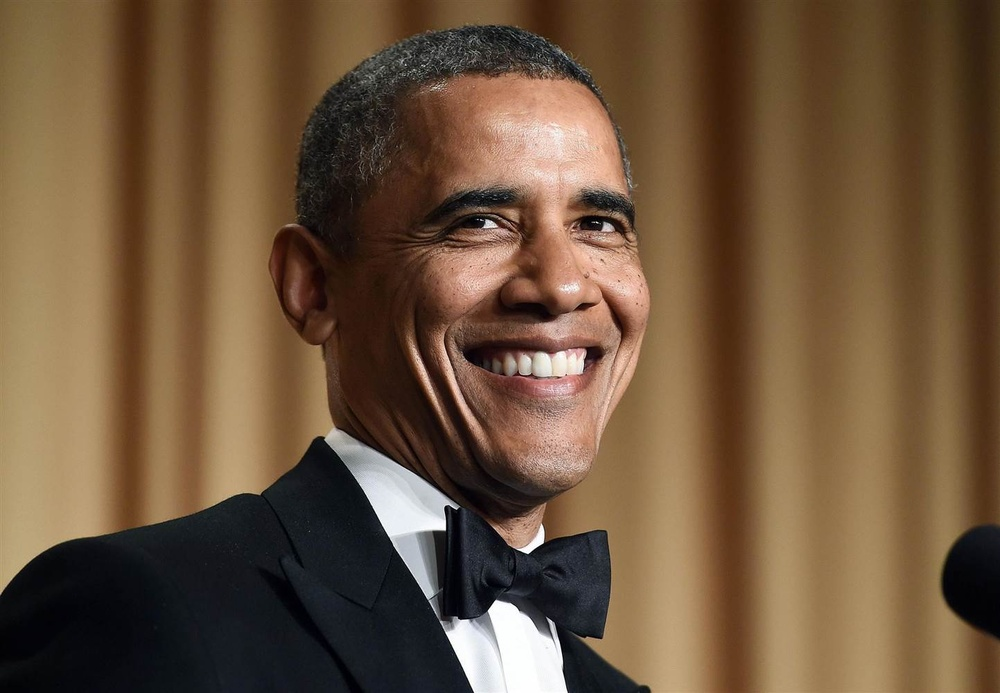
#> input picture obama3.jpg, 1000 x 693 px, shrunk from 1443 x 1000 before the run
$ python -i face_extract.py   (imports and definitions only)
#> lines starting #> are read from the running program, lines starting #| are printed output that depends on the picture
import cv2
import sys
import numpy as np

CASCADE = "D:\\Shahar\\Project A\\part1\\haarcascade_frontalface_default.xml"
FACE_CASCADE = cv2.CascadeClassifier(CASCADE)


def detect_faces(image_path):
    # first part : detect face from image and crop the detected face to new file
#> called with image_path = '../obama3.jpg'
    image = cv2.imread(image_path)
#> image is the input picture: shape (693, 1000, 3); mean B, G, R 60.5, 84.8, 109.4
    image_grey = cv2.cvtColor(image, cv2.COLOR_BGR2GRAY)  # converting image to grey colors
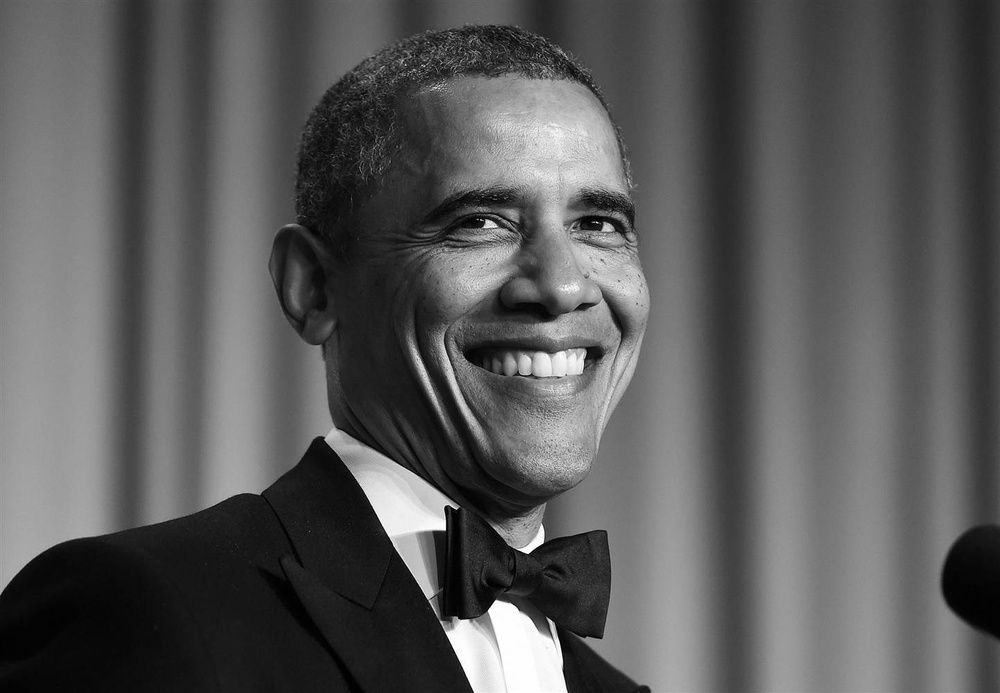
#> image_grey: shape (693, 1000); min 0, max 255, mean 89.4
    faces = FACE_CASCADE.detectMultiScale(image_grey, scaleFactor=1.1, minNeighbors=5, minSize=(25, 25), flags=0)  # find face by haarcascade algorithm
#> faces = [[389, 97, 311, 311]]
    for x, y, w, h in faces:  # crop face from image and convert colors to HSV scale
        sub_img = image[y - 10:y + h + 10, x - 10:x + w + 10]
        sub_image_hsv = cv2.cvtColor(sub_img, cv2.COLOR_RGB2HSV) # convert the face picture to HSV
#> this loop made 1 pass
#> pass 1, in detect_faces, `sub_img = image[y - 10:y + h + 10, x - 10:x + w + 10]`:
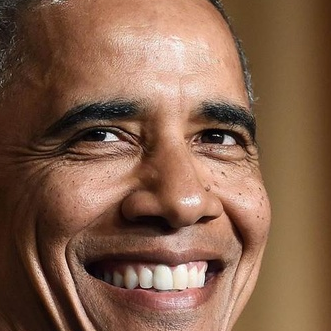
#> sub_img: shape (331, 331, 3); mean B, G, R 75.8, 97.2, 132.7
    # cv2.imwrite('extract.jpg', sub_image_hsv)
    # second part : calculate average colors from the face
    number_of_iteration = 500  # average of 1000 iterations for each face
    tmp_sum = 0
    try:
        height, width = sub_image_hsv.shape[:2]  # extract image dimensions
#> height = 331; width = 331
    except:
        return None
    sample_delta = int((np.maximum(height, width)*0.05))  # adjusting the rectangle sample to the size of the pic (3% from the pic size)
#> sample_delta = 16
    mu_x = round(width/2)
#> mu_x = 166
    mu_y = round(height*1/5)
#> mu_y = 66
    sigma_x = 4
    sigma_y = 4
    for i in range(1, number_of_iteration+1):  # calculate random pixel by gaussian segmentation
        x = np.random.normal(mu_x, sigma_x, 1)  # calculate a random x_pixel
        y = np.random.normal(mu_y, sigma_y, 1)  # calculate a random y_pixel
        pixel_x = int(np.round(x))
        pixel_y = int(np.round(y))
        avg = np.mean(sub_image_hsv[pixel_x-sample_delta:pixel_x + sample_delta, pixel_y-sample_delta:pixel_y + sample_delta]) # calculate the average of rectangle
        tmp_sum = tmp_sum + avg
#> this loop made 500 passes
#> (avg, tmp_sum) on passes 1 to 3: (128.9, 128.9), (128.6, 257.5), (126.7, 384.2)
#> after the loop, tmp_sum = 61500.8
        # cv2.rectangle(sub_image_hsv, (pixel_x - sample_delta, pixel_y - sample_delta),
        #               (pixel_x + sample_delta, pixel_y + sample_delta), (255, 255, 0), 2)
        # cv2.imshow("Faces Found", sub_image_hsv)
        # cv2.waitKey(0)
        # cv2.destroyAllWindows()
    ans = tmp_sum / number_of_iteration
#> ans = 123


    return ans

>>> result = detect_faces('../obama3.jpg')
#> result = 123

$ run again, on obama4.jpg
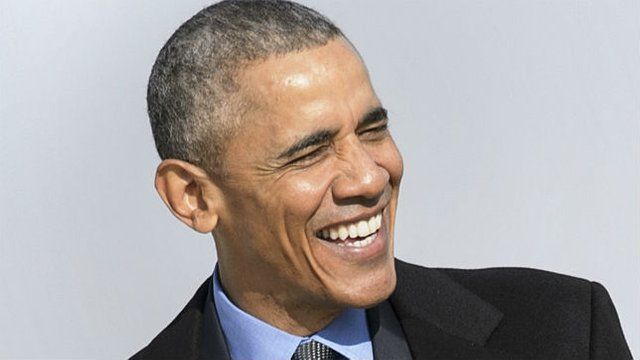
#> input picture obama4.jpg, 640 x 360 px
#> in detect_faces, image is the input picture: shape (360, 640, 3); mean B, G, R 162.3, 164.4, 170
#> in detect_faces, `image_grey = cv2.cvtColor(image, cv2.COLOR_BGR2GRAY)`:
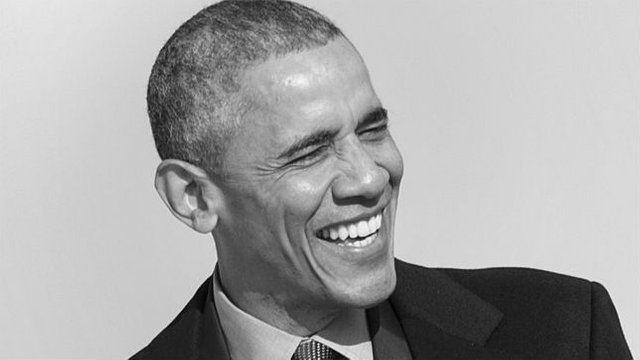
#> image_grey: shape (360, 640); min 0, max 250, mean 165.8
#> faces = ()

$ run again, on obama6.jpg
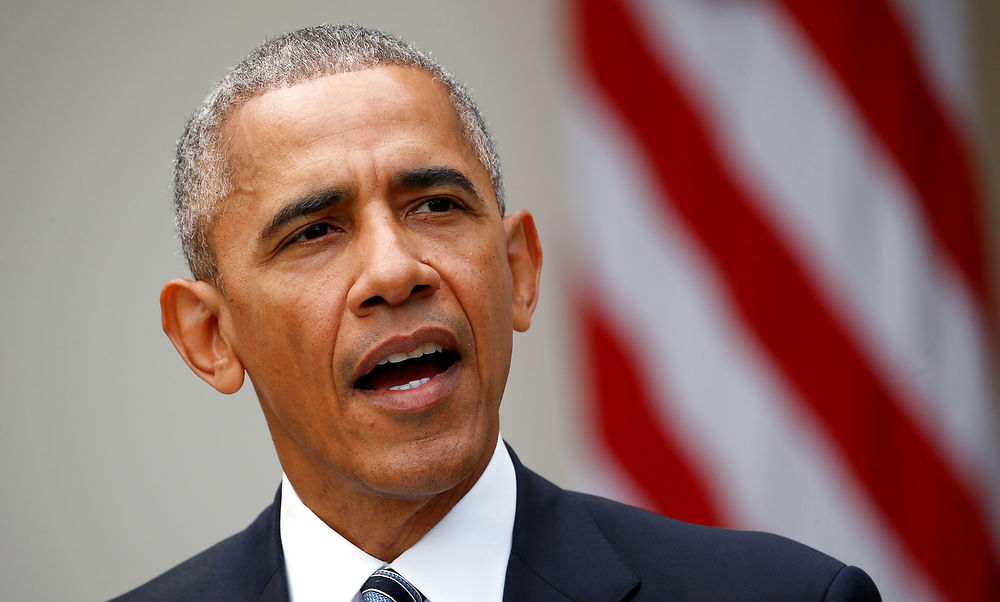
#> input picture obama6.jpg, 1000 x 602 px
#> in detect_faces, image is the input picture: shape (602, 1000, 3); mean B, G, R 108.2, 112.9, 146.1
#> in detect_faces, `image_grey = cv2.cvtColor(image, cv2.COLOR_BGR2GRAY)`:
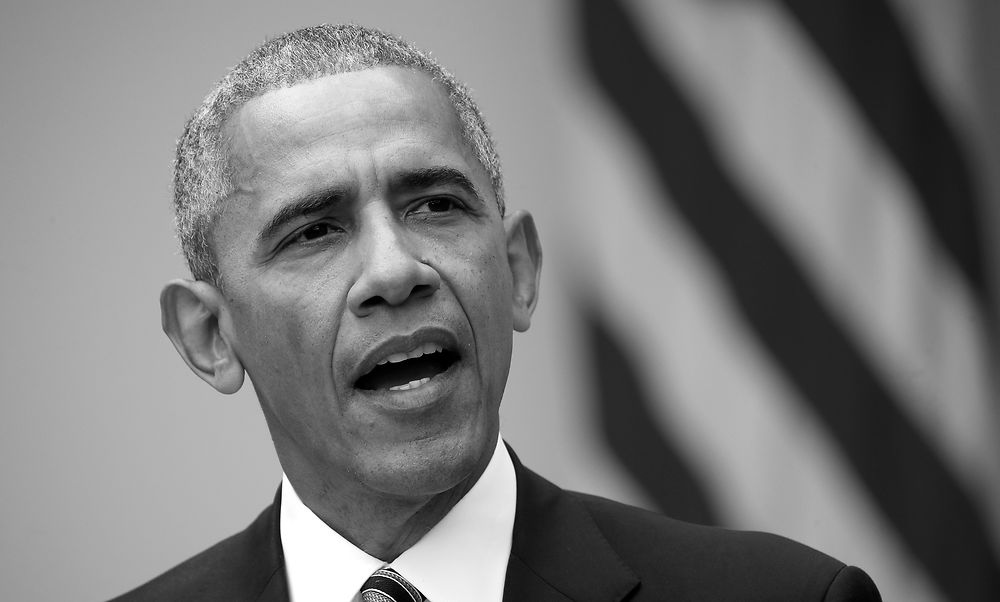
#> image_grey: shape (602, 1000); min 0, max 255, mean 122.3
#> faces = [[196, 69, 378, 378]]
#> the loop in detect_faces, `for x, y, w, h in faces:` made 1 pass
#> pass 1, in detect_faces, `sub_img = image[y - 10:y + h + 10, x - 10:x + w + 10]`:
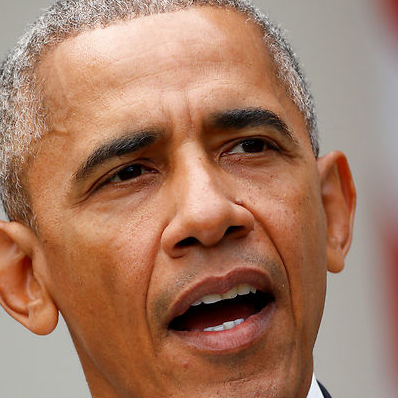
#> sub_img: shape (398, 398, 3); mean B, G, R 100.1, 122.8, 165.3
#> the loop in detect_faces, `for i in range(1, number_of_iteration+1):` made 500 passes
#> (avg, tmp_sum) on passes 1 to 3: (142.9, 142.9), (141.9, 284.8), (143.4, 428.1)
#> after the loop in detect_faces, `for i in range(1, number_of_iteration+1):`: tmp_sum = 71083.1
#> ans = 142.2
